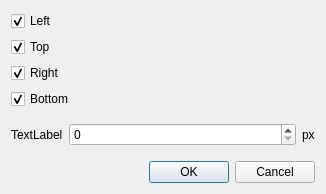
<?xml version="1.0" encoding="UTF-8"?>
<ui version="4.0">
 <class>dialog</class>
 <widget class="QDialog" name="dialog">
  <property name="geometry">
   <rect>
    <x>0</x>
    <y>0</y>
    <width>326</width>
    <height>194</height>
   </rect>
  </property>
  <property name="sizePolicy">
   <sizepolicy hsizetype="Preferred" vsizetype="Maximum">
    <horstretch>0</horstretch>
    <verstretch>0</verstretch>
   </sizepolicy>
  </property>
  <property name="windowTitle">
   <string>Edge</string>
  </property>
  <property name="modal">
   <bool>true</bool>
  </property>
  <layout class="QVBoxLayout" name="verticalLayout">
   <item>
    <layout class="QGridLayout" name="gridLayout">
     <property name="sizeConstraint">
      <enum>QLayout::SetDefaultConstraint</enum>
     </property>
     <item row="6" column="0">
      <widget class="QDialogButtonBox" name="buttons">
       <property name="sizePolicy">
        <sizepolicy hsizetype="Expanding" vsizetype="Fixed">
         <horstretch>0</horstretch>
         <verstretch>0</verstretch>
        </sizepolicy>
       </property>
       <property name="orientation">
        <enum>Qt::Horizontal</enum>
       </property>
       <property name="standardButtons">
        <set>QDialogButtonBox::Cancel|QDialogButtonBox::Ok</set>
       </property>
      </widget>
     </item>
     <item row="0" column="0">
      <widget class="QCheckBox" name="chk_left">
       <property name="text">
        <string>Left</string>
       </property>
       <property name="checked">
        <bool>true</bool>
       </property>
      </widget>
     </item>
     <item row="1" column="0">
      <widget class="QCheckBox" name="chk_top">
       <property name="text">
        <string>Top</string>
       </property>
       <property name="checked">
        <bool>true</bool>
       </property>
      </widget>
     </item>
     <item row="3" column="0">
      <widget class="QCheckBox" name="chk_bottom">
       <property name="text">
        <string>Bottom</string>
       </property>
       <property name="checked">
        <bool>true</bool>
       </property>
      </widget>
     </item>
     <item row="2" column="0">
      <widget class="QCheckBox" name="chk_right">
       <property name="text">
        <string>Right</string>
       </property>
       <property name="checked">
        <bool>true</bool>
       </property>
      </widget>
     </item>
     <item row="4" column="0">
      <layout class="QHBoxLayout" name="horizontalLayout">
       <item>
        <widget class="QLabel" name="label_value_name">
         <property name="text">
          <string>TextLabel</string>
         </property>
        </widget>
       </item>
       <item>
        <widget class="QSpinBox" name="edit_value">
         <property name="sizePolicy">
          <sizepolicy hsizetype="Expanding" vsizetype="Fixed">
           <horstretch>0</horstretch>
           <verstretch>0</verstretch>
          </sizepolicy>
         </property>
         <property name="maximum">
          <number>999999999</number>
         </property>
        </widget>
       </item>
       <item>
        <widget class="QLabel" name="label">
         <property name="text">
          <string>px</string>
         </property>
        </widget>
       </item>
      </layout>
     </item>
    </layout>
   </item>
  </layout>
 </widget>
 <resources/>
 <connections>
  <connection>
   <sender>buttons</sender>
   <signal>accepted()</signal>
   <receiver>dialog</receiver>
   <slot>accept()</slot>
   <hints>
    <hint type="sourcelabel">
     <x>248</x>
     <y>254</y>
    </hint>
    <hint type="destinationlabel">
     <x>157</x>
     <y>274</y>
    </hint>
   </hints>
  </connection>
  <connection>
   <sender>buttons</sender>
   <signal>rejected()</signal>
   <receiver>dialog</receiver>
   <slot>reject()</slot>
   <hints>
    <hint type="sourcelabel">
     <x>316</x>
     <y>260</y>
    </hint>
    <hint type="destinationlabel">
     <x>286</x>
     <y>274</y>
    </hint>
   </hints>
  </connection>
 </connections>
</ui>
